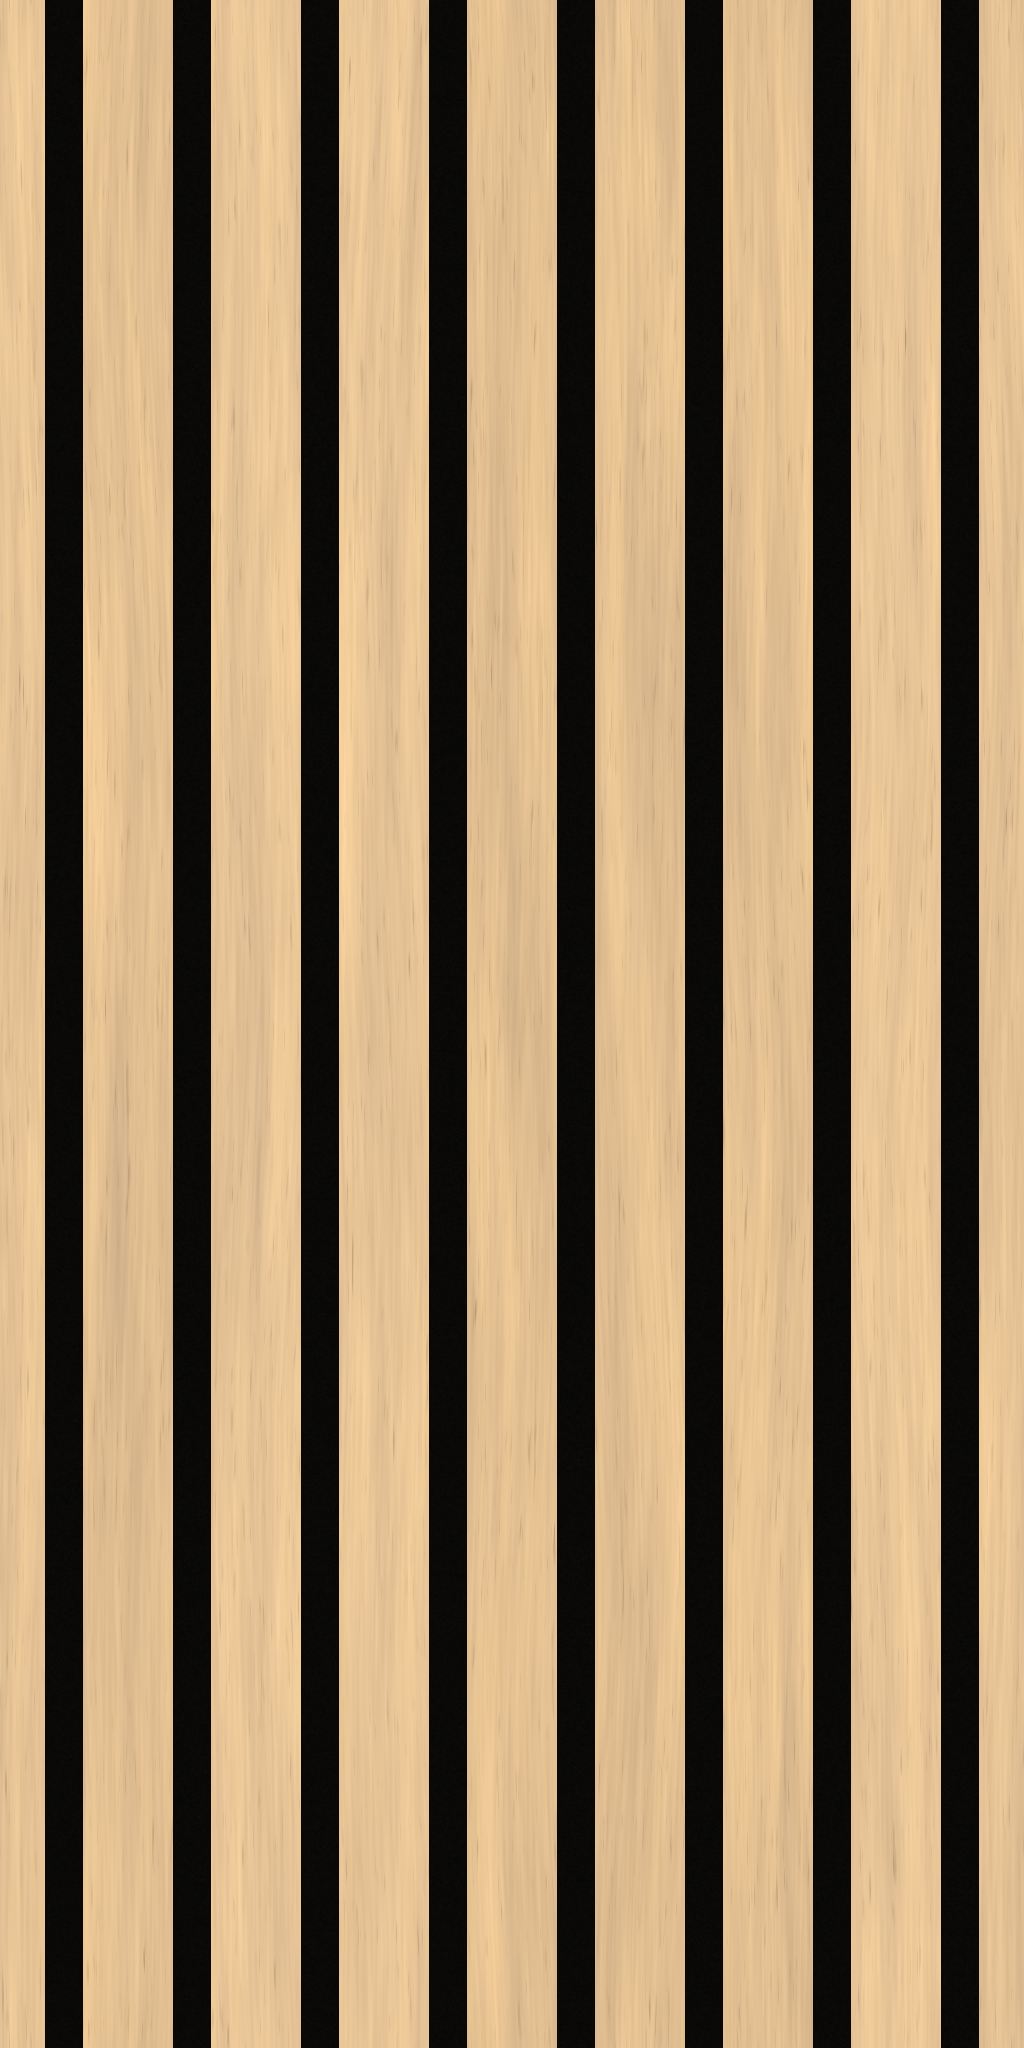

The script that saved this image:
from pathlib import Path
import json

import numpy as np
from PIL import Image
from scipy.ndimage import gaussian_filter, map_coordinates

OUT = Path(__file__).parent
W, H = 1024, 2048
WIDTH_IN, HEIGHT_IN = 12.6, 25.2
PITCH, FACE, DEPTH = 1.575, 1.10, 0.83
rng = np.random.default_rng(41827)


def noise(shape, sx, sy):
    a = gaussian_filter(rng.normal(size=shape), (sy, sx), mode='wrap')
    return a / max(a.std(), 1e-8)


def save(name, a):
    Image.fromarray(np.uint8(np.clip(a, 0, 1) * 255 + .5)).save(OUT / name)


y, x = np.mgrid[:H, :W]
xi = (x + .5) * WIDTH_IN / W
u = ((xi + PITCH / 2) % PITCH) - PITCH / 2
edge_distance = FACE / 2 - np.abs(u)
face_mask = edge_distance > 0
# The shallow bevel occupies the physical slat edge, not a painted highlight.
edge = np.clip(edge_distance / .035, 0, 1)
edge = edge * edge * (3 - 2 * edge)
height = .48 * edge

reference = np.asarray(Image.open(OUT / 'main.jpg').convert('RGB').resize((1600, 1600)))
samples = np.concatenate([reference[720:1450, c:c+12].reshape(-1, 3) for c in [576, 629, 682, 735]])
base = np.median(samples, axis=0) / 255
felt = np.array([.036, .034, .030])
color = np.broadcast_to(felt, (H, W, 3)).copy()
felt_noise = noise((H, W), .6, .6)
color += felt_noise[..., None] * .004

for slat in range(8):
    mask = face_mask & (((np.floor((xi + PITCH / 2) / PITCH)).astype(int) % 8) == slat)
    # Periodic coordinate warping keeps the long fibers continuous at the tile ends.
    phase = rng.uniform(0, 2*np.pi, 4)
    warp = (4.5*np.sin(2*np.pi*y/H + phase[0])
            + 2.8*np.sin(4*np.pi*y/H + phase[1])
            + 1.5*np.sin(6*np.pi*y/H + phase[2]))
    broad = noise((H, W), 6, 125)
    fibers = noise((H, W), .72, 28)
    pores = noise((H, W), .55, 11)
    coords = np.array([y, (x + warp) % W])
    broad = map_coordinates(broad, coords, order=1, mode='grid-wrap')
    fibers = map_coordinates(fibers, coords, order=1, mode='grid-wrap')
    pores = map_coordinates(pores, coords, order=1, mode='grid-wrap')
    dark_pores = np.maximum(pores - 1.05, 0) ** 1.25
    grain = broad*.016 + fibers*.012 - dark_pores*.042
    tone = rng.normal(0, .014)
    face_color = base + tone + grain[..., None] * np.array([1, .95, .78])
    face_color += broad[..., None] * np.array([.004, .001, -.004])
    color[mask] = face_color[mask]
    micro_height = fibers*.00045 - dark_pores*.0010
    height[mask] += micro_height[mask] * edge[mask]

# Height is in inches, so derivatives use the same world units as the repeat.
dx = (np.roll(height, -1, axis=1) - np.roll(height, 1, axis=1)) / (2*WIDTH_IN/W)
dy = (np.roll(height, -1, axis=0) - np.roll(height, 1, axis=0)) / (2*HEIGHT_IN/H)
normal = np.stack([-dx, dy, np.ones_like(dx)], axis=-1)
normal /= np.linalg.norm(normal, axis=-1, keepdims=True)
save('texture.png', color)
save('normal.png', normal*.5+.5)
metadata = {
    'repeatWidthIn': WIDTH_IN,
    'repeatHeightIn': HEIGHT_IN,
    'depthIn': DEPTH,
    'note': 'No manufacturer spec sheet is published; the dimension diagram shows eight slats per 12.60-inch strip (sixteen per 25.2-inch panel), giving a 1.575-inch pitch, with photo-estimated 1.10-inch faces and 0.475-inch black felt gaps. This tile spans eight pitches by 25.2 inches; 0.83-inch total thickness comes from the supplied record, and oak tones are sampled from the main listing photo.'
}
(OUT / 'texture.json').write_text(json.dumps(metadata, indent=2) + '\n')

light = np.array([-.45, .6, .66])
light /= np.linalg.norm(light)
shade = .24 + .76*np.maximum(0, normal @ light)
shaded = np.clip(color * shade[..., None], 0, 1)
left = Image.fromarray(np.uint8(np.clip(color, 0, 1)*255+.5)).resize((384, 768), Image.Resampling.LANCZOS)
right = Image.fromarray(np.uint8(shaded*255+.5)).resize((384, 768), Image.Resampling.LANCZOS)
preview = Image.new('RGB', (2304, 2304))
for row in range(3):
    for col in range(3):
        preview.paste(left, (col*384, row*768))
        preview.paste(right, (1152+col*384, row*768))
preview.save(OUT / 'preview.png')
print(json.dumps(metadata, indent=2))
print('Wrote texture.png, normal.png, texture.json, and preview.png')
